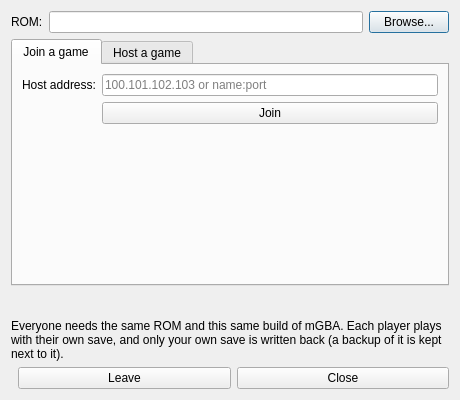
<?xml version="1.0" encoding="UTF-8"?>
<ui version="4.0">
 <class>QGBA::NetplayView</class>
 <widget class="QDialog" name="QGBA::NetplayView">
  <property name="geometry">
   <rect>
    <x>0</x>
    <y>0</y>
    <width>460</width>
    <height>400</height>
   </rect>
  </property>
  <property name="windowTitle">
   <string>Netplay</string>
  </property>
  <layout class="QVBoxLayout" name="mainLayout">
   <item>
    <layout class="QHBoxLayout" name="romLayout">
     <item>
      <widget class="QLabel" name="romLabel">
       <property name="text">
        <string>ROM:</string>
       </property>
      </widget>
     </item>
     <item>
      <widget class="QLineEdit" name="romPath"/>
     </item>
     <item>
      <widget class="QPushButton" name="browse">
       <property name="text">
        <string>Browse...</string>
       </property>
      </widget>
     </item>
    </layout>
   </item>
   <item>
    <widget class="QTabWidget" name="tabs">
     <property name="currentIndex">
      <number>0</number>
     </property>
     <widget class="QWidget" name="joinTab">
      <attribute name="title">
       <string>Join a game</string>
      </attribute>
      <layout class="QFormLayout" name="joinLayout">
       <item row="0" column="0">
        <widget class="QLabel" name="addressLabel">
         <property name="text">
          <string>Host address:</string>
         </property>
        </widget>
       </item>
       <item row="0" column="1">
        <widget class="QLineEdit" name="address">
         <property name="placeholderText">
          <string>100.101.102.103 or name:port</string>
         </property>
        </widget>
       </item>
       <item row="1" column="1">
        <widget class="QPushButton" name="join">
         <property name="text">
          <string>Join</string>
         </property>
        </widget>
       </item>
      </layout>
     </widget>
     <widget class="QWidget" name="hostTab">
      <attribute name="title">
       <string>Host a game</string>
      </attribute>
      <layout class="QFormLayout" name="hostLayout">
       <item row="0" column="0">
        <widget class="QLabel" name="playersLabel">
         <property name="text">
          <string>Players:</string>
         </property>
        </widget>
       </item>
       <item row="0" column="1">
        <widget class="QSpinBox" name="players">
         <property name="minimum">
          <number>2</number>
         </property>
         <property name="maximum">
          <number>4</number>
         </property>
         <property name="value">
          <number>2</number>
         </property>
        </widget>
       </item>
       <item row="1" column="0">
        <widget class="QLabel" name="portLabel">
         <property name="text">
          <string>Port (TCP and UDP):</string>
         </property>
        </widget>
       </item>
       <item row="1" column="1">
        <widget class="QSpinBox" name="port">
         <property name="minimum">
          <number>1</number>
         </property>
         <property name="maximum">
          <number>65535</number>
         </property>
         <property name="value">
          <number>5738</number>
         </property>
        </widget>
       </item>
       <item row="2" column="1">
        <widget class="QPushButton" name="host">
         <property name="text">
          <string>Host</string>
         </property>
        </widget>
       </item>
      </layout>
     </widget>
    </widget>
   </item>
   <item>
    <widget class="QLabel" name="status">
     <property name="text">
      <string/>
     </property>
     <property name="wordWrap">
      <bool>true</bool>
     </property>
     <property name="textInteractionFlags">
      <set>Qt::TextSelectableByMouse</set>
     </property>
    </widget>
   </item>
   <item>
    <spacer name="spacer">
     <property name="orientation">
      <enum>Qt::Vertical</enum>
     </property>
    </spacer>
   </item>
   <item>
    <widget class="QLabel" name="help">
     <property name="text">
      <string>Everyone needs the same ROM and this same build of mGBA. Each player plays with their own save, and only your own save is written back (a backup of it is kept next to it).</string>
     </property>
     <property name="wordWrap">
      <bool>true</bool>
     </property>
    </widget>
   </item>
   <item>
    <layout class="QHBoxLayout" name="buttonLayout">
     <item>
      <spacer name="buttonSpacer">
       <property name="orientation">
        <enum>Qt::Horizontal</enum>
       </property>
      </spacer>
     </item>
     <item>
      <widget class="QPushButton" name="leave">
       <property name="text">
        <string>Leave</string>
       </property>
      </widget>
     </item>
     <item>
      <widget class="QPushButton" name="close">
       <property name="text">
        <string>Close</string>
       </property>
      </widget>
     </item>
    </layout>
   </item>
  </layout>
 </widget>
 <resources/>
 <connections/>
</ui>
